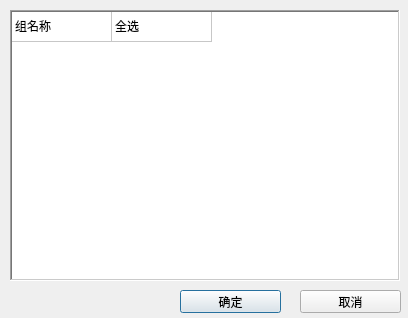
<?xml version="1.0" encoding="UTF-8"?>
<ui version="4.0">
 <class>GroupSelDlg</class>
 <widget class="QDialog" name="GroupSelDlg">
  <property name="geometry">
   <rect>
    <x>0</x>
    <y>0</y>
    <width>408</width>
    <height>318</height>
   </rect>
  </property>
  <property name="windowTitle">
   <string>Dialog</string>
  </property>
  <widget class="QTableWidget" name="tableWidget">
   <property name="geometry">
    <rect>
     <x>10</x>
     <y>10</y>
     <width>390</width>
     <height>271</height>
    </rect>
   </property>
   <property name="frameShape">
    <enum>QFrame::WinPanel</enum>
   </property>
   <property name="showGrid">
    <bool>true</bool>
   </property>
   <attribute name="horizontalHeaderVisible">
    <bool>false</bool>
   </attribute>
   <attribute name="horizontalHeaderHighlightSections">
    <bool>true</bool>
   </attribute>
   <attribute name="verticalHeaderVisible">
    <bool>false</bool>
   </attribute>
   <row>
    <property name="text">
     <string>New Row</string>
    </property>
   </row>
   <column>
    <property name="text">
     <string>组名称</string>
    </property>
   </column>
   <column>
    <property name="text">
     <string>选择</string>
    </property>
   </column>
   <item row="0" column="0">
    <property name="text">
     <string>组名称</string>
    </property>
   </item>
   <item row="0" column="1">
    <property name="text">
     <string>全选</string>
    </property>
    <property name="checkState">
     <enum>Unchecked</enum>
    </property>
   </item>
  </widget>
  <widget class="QPushButton" name="btn_ok">
   <property name="geometry">
    <rect>
     <x>180</x>
     <y>290</y>
     <width>101</width>
     <height>23</height>
    </rect>
   </property>
   <property name="text">
    <string>确定</string>
   </property>
  </widget>
  <widget class="QPushButton" name="btn_cancel">
   <property name="geometry">
    <rect>
     <x>300</x>
     <y>290</y>
     <width>101</width>
     <height>23</height>
    </rect>
   </property>
   <property name="text">
    <string>取消</string>
   </property>
  </widget>
 </widget>
 <resources/>
 <connections/>
</ui>
